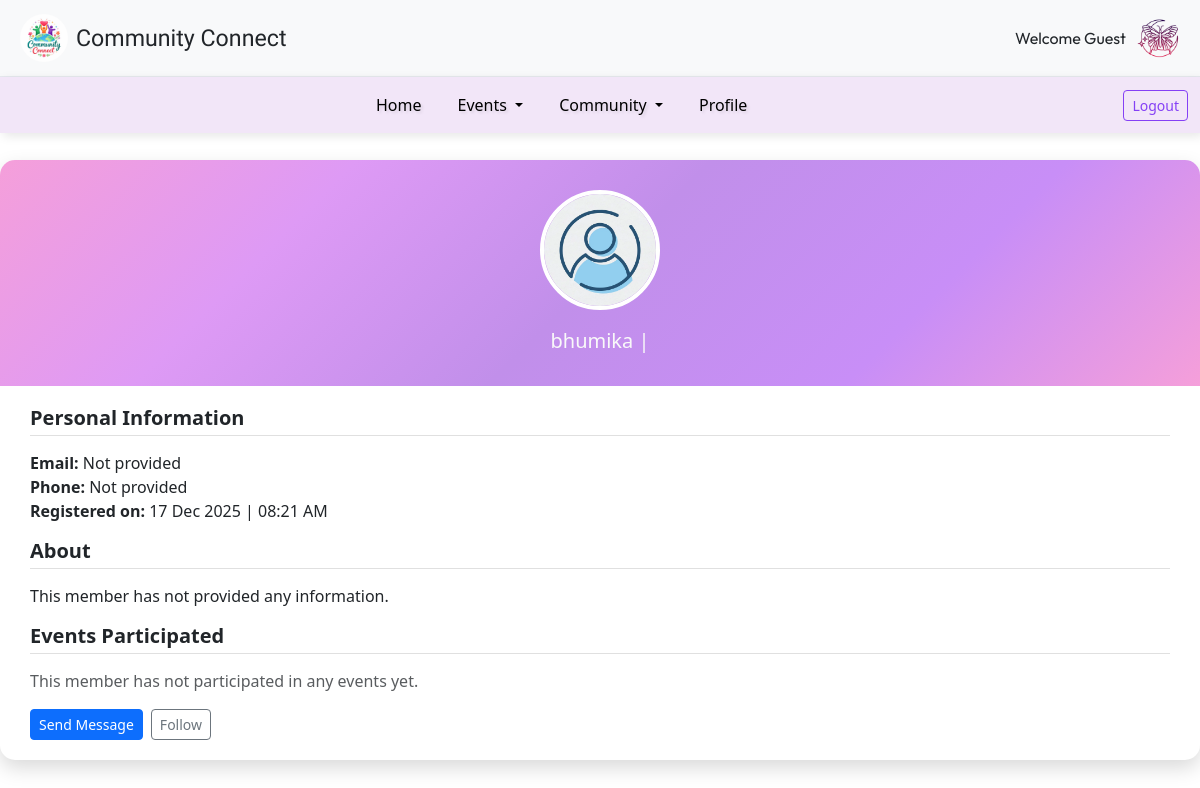
The page /event_member_profile.php?id=1 on the database as committed earlier.
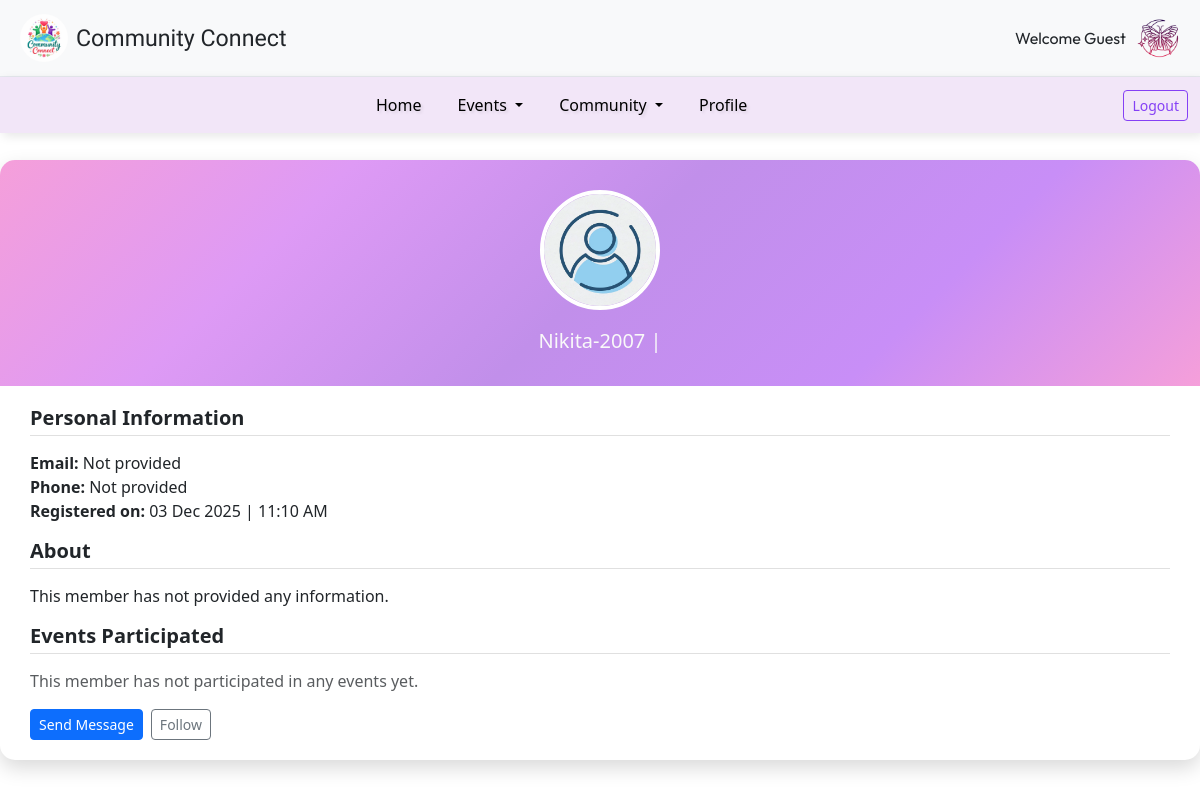
The same page on the database as committed later.
### tables this page shows
CREATE TABLE `users` (
  `user_id` int(11) NOT NULL,
  `full_name` varchar(100) NOT NULL,
  `username` varchar(50) NOT NULL,
  `email` varchar(100) NOT NULL,
  `password` varchar(255) NOT NULL,
  `confirm_password` varchar(255) NOT NULL,
  `role` varchar(100) NOT NULL,
  `district` varchar(100) NOT NULL,
  `bio` varchar(300) NOT NULL,
  `created_at` timestamp NOT NULL DEFAULT current_timestamp()
);

### event_member_profile.php (the view, shortened to what this page needs)
<?php
include 'userHead.php';
$conn = mysqli_connect("localhost", "root", "", "community_connect");
$member_id = $_GET['id'] ?? 0;
$member_query = "
    SELECT
        u.user_id,
        u.username,
        u.created_at,
        r.name,
        r.district,
        r.email,
        r.phone
    FROM users u
    LEFT JOIN registrations r ON u.user_id = r.user_id
    WHERE u.user_id = ?
    LIMIT 1
";
$stmt = mysqli_prepare($conn, $member_query);
mysqli_stmt_bind_param($stmt, "i", $member_id);
mysqli_stmt_execute($stmt);
$result = mysqli_stmt_get_result($stmt);
$member = mysqli_fetch_assoc($result);
$member['events'] = [];
?>
<!DOCTYPE html>
<html lang="en">
<head>
    <link href="https://cdn.jsdelivr.net/npm/bootstrap@5.3.8/dist/css/bootstrap.min.css" rel="stylesheet" />
    <link href="https://cdn.jsdelivr.net/npm/bootstrap-icons@1.10.5/font/bootstrap-icons.css" rel="stylesheet" />
    <link rel="stylesheet" href="userStyle.css" />
</head>
<body>
<?php include 'userNav.php'; ?>
<div class="profile-card">
    <div class="profile-header">
        <img src="<?= htmlspecialchars($member['avatar'] ?? 'lo.webp'); ?>" alt="Profile Picture" class="rounded-circle mb-2">
        <small><?= htmlspecialchars($member['username'] ?? '@user'); ?> | <?= htmlspecialchars($member['district']); ?></small>
    </div>
    <div class="profile-section">
        <h5>Personal Information</h5>
        <ul class="list-unstyled mb-3">
            <li><strong>Email:</strong> <?= htmlspecialchars($member['email'] ?? 'Not provided'); ?></li>
            <li><strong>Phone:</strong> <?= htmlspecialchars($member['phone'] ?? 'Not provided'); ?></li>
            <li><strong>Registered on:</strong> <?php echo date("d M Y", strtotime($member['created_at'])); ?> | <?php echo date("h:i A", strtotime($member['created_at'])); ?></li>
        </ul>
        <h5>About</h5>
        <p><?= htmlspecialchars($member['bio'] ?? 'This member has not provided any information.'); ?></p>
        <h5>Events Participated</h5>
        <?php if (!empty($member['events'])): ?>
            <ul class="list-group mb-3">
                <?php foreach ($member['events'] as $event): ?>
                    <li class="list-group-item d-flex justify-content-between align-items-center">
                        <?= htmlspecialchars($event['event_name']); ?>
                        <span class="badge bg-success rounded-pill"><?= htmlspecialchars($event['status']); ?></span>
                    </li>
                <?php endforeach; ?>
            </ul>
        <?php else: ?>
            <p class="text-muted">This member has not participated in any events yet.</p>
        <?php endif; ?>
        <div class="profile-actions d-flex gap-2">
            <a href="message.php?id=<?= $member['user_id']; ?>" class="btn btn-primary btn-sm">Send Message</a>
            <a href="follow.php?id=<?= $member['user_id']; ?>" class="btn btn-outline-secondary btn-sm">Follow</a>
        </div>
    </div>
</div>
</body>
</html>

### userHead.php (shortened to what this page needs)
<?php
  $username='Guest';
?>
<div class="initial">
    <div id="brand" class="d-flex align-items-center">
        <img src="lg.png" class="brand-logo" alt="logo">
        <span class="brand-text">Community Connect</span>
    </div>
    <div id="user" class="d-flex align-items-center">
        <span class="user-name">
            Welcome <?php echo $username; ?>
        </span>
        <img src="user.png" class="user-icon" alt="User Icon">
    </div>
</div>

### userNav.php (shortened to what this page needs)
<nav class="navbar navbar-expand-lg navbar-light nav-color">
    <div class="nav container-fluid d-flex align-items-center justify-content-between">
        <div class="collapse navbar-collapse" id="nav">
            <ul class="navbar-nav mb-2 mb-lg-0">
                <li class="nav-item"><a class="nav-link <?php if ($active == 'home') echo 'active'; ?>"
                        aria-current="page" href="Dashboard.php">Home</a></li>
                <li class="nav-item dropdown <?php
                                                if (in_array($active, ['exploreEvent', 'myEvent']))
                                                    echo 'active'; ?>">
                    <a class="nav-link dropdown-toggle" role="button" data-bs-toggle="dropdown" aria-expanded="false">
                        Events
                    </a>
                </li>
                <li
                    class="nav-item dropdown <?php
                                                if (in_array($active, ['exploreCommunity', 'myCommunity'])) echo 'active'; ?>">
                    <a class="nav-link dropdown-toggle" role="button" data-bs-toggle="dropdown" aria-expanded="false">
                        Community
                    </a>
                </li>
                <li class="nav-item"><a class="nav-link <?php if ($active == 'profile') echo 'active'; ?>"
                        href="Profile.php">Profile</a></li>
            </ul>
            <div class="d-flex align-items-center gap-2">
                <a href="logout.php" class="btn btn-outline-indigo btn-sm">Logout</a>
            </div>
        </div>
    </div>
</nav>

### userStyle.css (style rules this page uses)
.navbar { box-shadow: 3px 3px 10px rgba(0, 0, 0, 0.1); }
.nav-color { background-color: hsla(281, 54%, 52%, 0.13); }
.navbar-light .navbar-nav .nav-link { color: black !important; font-weight: 400; }
.navbar-nav { margin: 0 auto; gap: 20px; text-shadow: 2px 2px 3px rgba(0, 0, 0, 0.1); }
.initial { display: flex; justify-content: space-between; align-items: center; padding: 14px 20px; background-color: #f8f9fa; border-bottom: 1px solid #e6e9ee; }
#brand .brand-text { font-family: "Handlee", cursive; font-size: 1.45rem; margin-left: 8px; }
#brand .brand-logo { width: 48px; height: 48px; object-fit: cover; border-radius: 50%; }
#user .user-name { font-family: "Outfit", sans-serif; font-size: 1rem; margin-right: 10px; display: inline-block; vertical-align: middle; }
#user .user-icon { width: 44px; height: 44px; object-fit: cover; border-radius: 50%; vertical-align: middle; }
.btn-outline-indigo { color: #8540f5; border-color: #8540f5; }

### event_member_profile.php (style rules this page uses)
.profile-card { max-width: 1200px; margin: auto; margin-top:27px; border-radius: 15px; overflow: hidden; box-shadow: 0 8px 20px rgba(0,0,0,0.15); transition: transform 0.3s, box-shadow 0.3s; background: #fff; }
.profile-header { background: linear-gradient(135deg, #f59fdaff, #de9af5ff, #c18feaff, #c88ef7ff, #f59fdaff); color: #fff; padding: 30px; text-align: center; }
.profile-header img { border: 4px solid #fff; width: 120px; height: 120px; object-fit: cover; }
.profile-header small { color: #f9f9f9ff; font-size:20px; font-weight:500; }
.profile-section { padding: 20px 30px; }
.profile-section h5 { font-weight: 600; border-bottom: 1px solid #e0e0e0; padding-bottom: 5px; margin-bottom: 15px; }
.profile-actions a { transition: 0.3s; }

Rows that differ between the two databases and show on the page:
changed users: username "bhumika" → "Nikita-2007"; created_at "17 Dec 2025" → "03 Dec 2025"; created_at "08:21 AM" → "11:10 AM"
